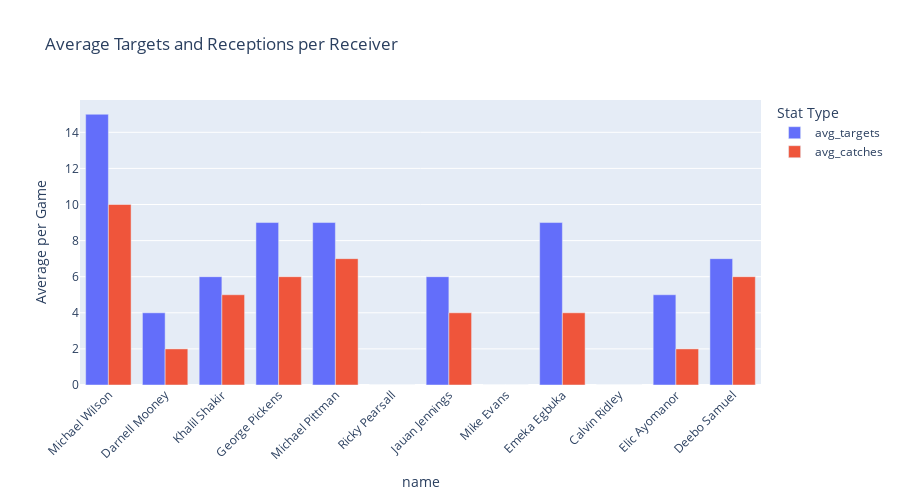

Notebook cell for this chart:
### Code cell
teams = ["ATL", "ARI", "BUF", "DAL", "GB", "IND", "JAX", "SF", "TB", "TEN", "WAS"]

with duckdb.connect(DATABASE) as con:
    df_wr2_only = con.sql("""
        SELECT player_id, name, current_team_x, depth_chart_rank, ROUND(AVG(receiving_targets)) AS avg_targets, ROUND(AVG(snaps)) AS avg_snaps, ROUND(AVG(receiving_catches)) AS avg_catches, ROUND(AVG(receiving_yards),1) AS avg_yards
        FROM wr2_only
        GROUP BY player_id, current_team_x, name, depth_chart_rank
        ORDER BY current_team_x, depth_chart_rank
        ;
    """).df()

plot_df = df_wr2_only.melt(
    id_vars=["name", "current_team_x"],
    value_vars=["avg_targets", "avg_catches"],
    var_name="stat",
    value_name="value"
)
plot_df = plot_df[plot_df["current_team_x"].isin(teams)]

fig = px.bar(
    plot_df,
    x="name",   # receiver
    y="value",       # stat value
    color="stat",    # Targets and Receptions stacked
    hover_data=["current_team_x"],  # show team on hover
    title="Average Targets and Receptions per Receiver",
    labels={
        "player_id": "Receiver",
        "value": "Average per Game",
        "stat": "Stat Type"
    }
)

# Make it stacked
fig.update_layout(
    barmode="group",
    xaxis_tickangle=-45,
    height=500
)

fig.show()

### Figure 1 — Plotly figure (JSON) as saved in the notebook; plotly's stock layout.template omitted (floating-point values rounded to 4 significant figures)
{"data": [{"customdata": [["ARI"], ["ATL"], ["BUF"], ["DAL"], ["IND"], ["SF"], ["SF"], ["TB"], ["TB"], ["TEN"], ["TEN"], ["WAS"]], "hovertemplate": "Stat Type=avg_targets<br>name=%{x}<br>Average per Game=%{y}<br>current_team_x=%{customdata[0]}<extra></extra>", "legendgroup": "avg_targets", "marker": {"color": "#636efa", "pattern": {"shape": ""}}, "name": "avg_targets", "orientation": "v", "showlegend": true, "textposition": "auto", "type": "bar", "x": ["Michael Wilson", "Darnell Mooney", "Khalil Shakir", "George Pickens", "Michael Pittman", "Ricky Pearsall", "Jauan Jennings", "Mike Evans", "Emeka Egbuka", "Calvin Ridley", "Elic Ayomanor", "Deebo Samuel"], "xaxis": "x", "y": [15.0, 4.0, 6.0, 9.0, 9.0, 0.0, 6.0, 0.0, 9.0, 0.0, 5.0, 7.0], "yaxis": "y"}, {"customdata": [["ARI"], ["ATL"], ["BUF"], ["DAL"], ["IND"], ["SF"], ["SF"], ["TB"], ["TB"], ["TEN"], ["TEN"], ["WAS"]], "hovertemplate": "Stat Type=avg_catches<br>name=%{x}<br>Average per Game=%{y}<br>current_team_x=%{customdata[0]}<extra></extra>", "legendgroup": "avg_catches", "marker": {"color": "#EF553B", "pattern": {"shape": ""}}, "name": "avg_catches", "orientation": "v", "showlegend": true, "textposition": "auto", "type": "bar", "x": ["Michael Wilson", "Darnell Mooney", "Khalil Shakir", "George Pickens", "Michael Pittman", "Ricky Pearsall", "Jauan Jennings", "Mike Evans", "Emeka Egbuka", "Calvin Ridley", "Elic Ayomanor", "Deebo Samuel"], "xaxis": "x", "y": [10.0, 2.0, 5.0, 6.0, 7.0, 0.0, 4.0, 0.0, 4.0, 0.0, 2.0, 6.0], "yaxis": "y"}], "layout": {"barmode": "group", "height": 500, "legend": {"title": {"text": "Stat Type"}, "tracegroupgap": 0}, "title": {"text": "Average Targets and Receptions per Receiver"}, "xaxis": {"anchor": "y", "domain": [0, 1], "tickangle": -45, "title": {"text": "name"}}, "yaxis": {"anchor": "x", "domain": [0, 1], "title": {"text": "Average per Game"}}}}
